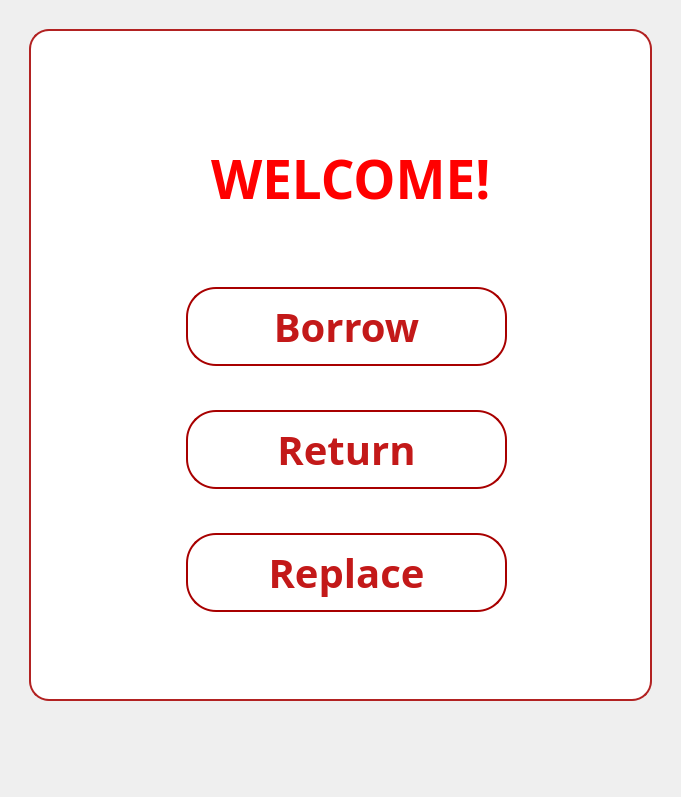
          <widget class="QWidget" name="Welcome_PAGE">
           <layout class="QGridLayout" name="gridLayout_21">
            <item row="0" column="0">
             <widget class="QFrame" name="Welcome_Main_Frame">
              <property name="frameShape">
               <enum>QFrame::NoFrame</enum>
              </property>
              <property name="frameShadow">
               <enum>QFrame::Raised</enum>
              </property>
              <layout class="QGridLayout" name="gridLayout_17" rowstretch="5,0">
               <item row="0" column="0">
                <widget class="QFrame" name="middle_2">
                 <property name="frameShape">
                  <enum>QFrame::NoFrame</enum>
                 </property>
                 <property name="frameShadow">
                  <enum>QFrame::Raised</enum>
                 </property>
                 <layout class="QGridLayout" name="gridLayout_7">
                  <item row="0" column="1">
                   <widget class="QWidget" name="white_box_frame_user" native="true">
                    <property name="sizePolicy">
                     <sizepolicy hsizetype="Expanding" vsizetype="Expanding">
                      <horstretch>0</horstretch>
                      <verstretch>0</verstretch>
                     </sizepolicy>
                    </property>
                    <property name="minimumSize">
                     <size>
                      <width>623</width>
                      <height>672</height>
                     </size>
                    </property>
                    <property name="maximumSize">
                     <size>
                      <width>623</width>
                      <height>672</height>
                     </size>
                    </property>
                    <property name="styleSheet">
                     <string notr="true">QWidget #white_box_frame_user{
background-color: rgb(255, 255, 255);
border: 2px solid #B22222;
border-radius: 20px;
padding:20px;
}</string>
                    </property>
                    <widget class="QFrame" name="welcome_frame_user">
                     <property name="geometry">
                      <rect>
                       <x>150</x>
                       <y>100</y>
                       <width>344</width>
                       <height>99</height>
                      </rect>
                     </property>
                     <property name="styleSheet">
                      <string notr="true">
border: none;</string>
                     </property>
                     <property name="frameShape">
                      <enum>QFrame::StyledPanel</enum>
                     </property>
                     <property name="frameShadow">
                      <enum>QFrame::Raised</enum>
                     </property>
                     <layout class="QVBoxLayout" name="verticalLayout_5">
                      <item alignment="Qt::AlignHCenter">
                       <widget class="QLabel" name="welcome_label">
                        <property name="font">
                         <font>
                          <family>Nunito ExtraBold</family>
                          <pointsize>40</pointsize>
                          <weight>75</weight>
                          <bold>true</bold>
                         </font>
                        </property>
                        <property name="styleSheet">
                         <string notr="true">color: rgb(255, 0, 0);
border: none;</string>
                        </property>
                        <property name="text">
                         <string>WELCOME!</string>
                        </property>
                       </widget>
                      </item>
                     </layout>
                    </widget>
                    <widget class="QWidget" name="layoutWidget_4">
                     <property name="geometry">
                      <rect>
                       <x>157</x>
                       <y>220</y>
                       <width>321</width>
                       <height>401</height>
                      </rect>
                     </property>
                     <layout class="QGridLayout" name="gridLayout_18">
                      <item row="3" column="0">
                       <widget class="QPushButton" name="replace_button_user">
                        <property name="maximumSize">
                         <size>
                          <width>400</width>
                          <height>79</height>
                         </size>
                        </property>
                        <property name="font">
                         <font>
                          <family>Nunito ExtraBold</family>
                          <pointsize>30</pointsize>
                          <weight>75</weight>
                          <bold>true</bold>
                         </font>
                        </property>
                        <property name="styleSheet">
                         <string notr="true">#replace_button_user {
	background-color: rgb(255, 255, 255);
	color: rgb(195, 25, 25);
	border: 2px solid #a80000;
	border-radius: 30px;
	padding: 8px 16px;
	min-width: 150px;
	min-height: 40px;
}

#replace_button_user::hover {
	background-color: rgb(178,34,34);
	color: rgb(255,255,255);
}</string>
                        </property>
                        <property name="text">
                         <string>Replace</string>
                        </property>
                       </widget>
                      </item>
                      <item row="2" column="0">
                       <widget class="QPushButton" name="return_button_user">
                        <property name="maximumSize">
                         <size>
                          <width>400</width>
                          <height>79</height>
                         </size>
                        </property>
                        <property name="font">
                         <font>
                          <family>Nunito ExtraBold</family>
                          <pointsize>30</pointsize>
                          <weight>75</weight>
                          <bold>true</bold>
                         </font>
                        </property>
                        <property name="styleSheet">
                         <string notr="true">#return_button_user {
	background-color: rgb(255, 255, 255);
	color: rgb(195, 25, 25);
	border: 2px solid #a80000;
	border-radius: 30px;
	padding: 8px 16px;
	min-width: 150px;
	min-height: 40px;
}

#return_button_user::hover {
	background-color: rgb(178,34,34);
	color: rgb(255,255,255);
}</string>
                        </property>
                        <property name="text">
                         <string>Return</string>
                        </property>
                       </widget>
                      </item>
                      <item row="1" column="0">
                       <widget class="QPushButton" name="borrow_button_user">
                        <property name="maximumSize">
                         <size>
                          <width>400</width>
                          <height>79</height>
                         </size>
                        </property>
                        <property name="font">
                         <font>
                          <family>Nunito ExtraBold</family>
                          <pointsize>30</pointsize>
                          <weight>75</weight>
                          <bold>true</bold>
                         </font>
                        </property>
                        <property name="styleSheet">
                         <string notr="true">#borrow_button_user {
	background-color: rgb(255, 255, 255);
	color: rgb(195, 25, 25);
	border: 2px solid #a80000;
	border-radius: 30px;
	padding: 8px 16px;
	min-width: 150px;
	min-height: 40px;
}

#borrow_button_user::hover {
	background-color: rgb(178,34,34);
	color: rgb(255,255,255);
}
	
</string>
                        </property>
                        <property name="text">
                         <string>Borrow</string>
                        </property>
                       </widget>
                      </item>
                     </layout>
                    </widget>
                   </widget>
                  </item>
                 </layout>
                </widget>
               </item>
               <item row="1" column="0">
                <widget class="QFrame" name="adminsection_2">
                 <property name="sizePolicy">
                  <sizepolicy hsizetype="Minimum" vsizetype="Minimum">
                   <horstretch>0</horstretch>
                   <verstretch>0</verstretch>
                  </sizepolicy>
                 </property>
                 <property name="minimumSize">
                  <size>
                   <width>0</width>
                   <height>0</height>
                  </size>
                 </property>
                 <property name="maximumSize">
                  <size>
                   <width>16777215</width>
                   <height>16777215</height>
                  </size>
                 </property>
                 <property name="frameShape">
                  <enum>QFrame::NoFrame</enum>
                 </property>
                 <property name="frameShadow">
                  <enum>QFrame::Raised</enum>
                 </property>
                 <layout class="QGridLayout" name="gridLayout_19">
                  <item row="0" column="1">
                   <spacer name="horizontalSpacer_9">
                    <property name="orientation">
                     <enum>Qt::Horizontal</enum>
                    </property>
                    <property name="sizeHint" stdset="0">
                     <size>
                      <width>0</width>
                      <height>0</height>
                     </size>
                    </property>
                   </spacer>
                  </item>
                  <item row="0" column="0">
                   <widget class="QToolButton" name="admin_icon">
                    <property name="styleSheet">
                     <string notr="true">#admin_icon{
	border:2px;
	border-radius: 15px;
}</string>
                    </property>
                    <property name="text">
                     <string/>
                    </property>
                    <property name="icon">
                     <iconset>
                      <normaloff>../compressed/user.svg</normaloff>../compressed/user.svg</iconset>
                    </property>
                    <property name="iconSize">
                     <size>
                      <width>40</width>
                      <height>40</height>
                     </size>
                    </property>
                   </widget>
                  </item>
                 </layout>
                </widget>
               </item>
              </layout>
             </widget>
            </item>
           </layout>
          </widget>
